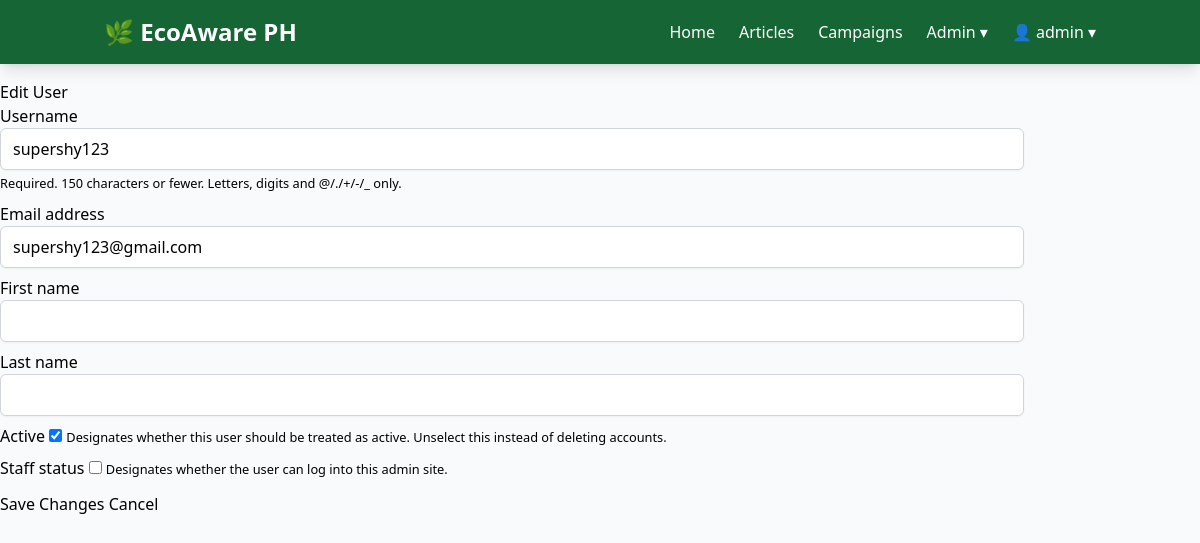
/users/admin/users/8/edit/ (signed in), run on the app's committed database.
### users/models.py (models this page shows, shortened)
class User(AbstractUser):
    ROLE_CHOICES = (
        ('ADMIN', 'Admin'),
        ('USER', 'User'),
    )
    role = models.CharField(max_length=10, choices=ROLE_CHOICES, default='USER')
    class Meta:
        db_table = 'users'

### users/views.py (the view)
# urls.py: path('admin/users/<int:user_id>/edit/', views.user_edit, name='user_edit'),
@login_required
def user_edit(request, user_id):
    if not request.user.is_staff:
        return redirect('users:access_denied')
    user = get_object_or_404(User, id=user_id)
    if request.method == 'POST':
        form = CustomUserChangeForm(request.POST, instance=user)
        if form.is_valid():
            form.save()
            messages.success(request, f'{user.username} updated successfully.')
            return redirect('users:user_list')
    else:
        form = CustomUserChangeForm(instance=user)
    return render(request, 'users/user_form.html', {'form': form, 'user_obj': user})

### users/forms.py
class CustomUserChangeForm(UserChangeForm):
    password = None  # hide the password field
    class Meta:
        model = CustomUser
        fields = ['username', 'email', 'first_name', 'last_name', 'is_active', 'is_staff']
        widgets = {
            'username': forms.TextInput(attrs={'class': TAILWIND_INPUT_CLASS}),
            'email': forms.EmailInput(attrs={'class': TAILWIND_INPUT_CLASS}),
            'first_name': forms.TextInput(attrs={'class': TAILWIND_INPUT_CLASS}),
            'last_name': forms.TextInput(attrs={'class': TAILWIND_INPUT_CLASS}),
            'is_active': forms.CheckboxInput(attrs={'class': 'form-check-input'}),
            'is_staff': forms.CheckboxInput(attrs={'class': 'form-check-input'}),
        }

### templates/users/user_form.html (shortened to what this page needs)
{% extends "base.html" %}
{% block content %}
<div class="container mt-4">
    <h2>Edit User</h2>
    <form method="POST">
        <div class="mb-3">
            {% for field in form %}
                <div class="form-group mb-2">
                    <label for="{{ field.id_for_label }}" class="form-label">{{ field.label }}</label>
                    {{ field }}
                    {% if field.help_text %}
                        <small class="form-text text-muted">{{ field.help_text }}</small>
                    {% endif %}
                </div>
            {% endfor %}
        </div>
        <button type="submit" class="btn btn-primary">Save Changes</button>
        <a href="{% url 'users:user_list' %}" class="btn btn-secondary">Cancel</a>
    </form>
</div>
{% endblock %}

### templates/base.html (shortened to what this page needs)
<!DOCTYPE html>
<html lang="en">
<head>
    <script src="https://cdn.tailwindcss.com"></script>
</head>
<body class="bg-gray-50">
    <nav class="bg-green-800 text-white shadow-lg">
        <div class="container mx-auto px-4">
            <div class="flex justify-between items-center py-4">
                <a href="{% url 'home' %}" class="text-2xl font-bold">
                    🌿 EcoAware PH
                </a>
                <div class="hidden md:flex space-x-6 items-center">
                    <a href="{% url 'home' %}" class="hover:text-green-200 transition">Home</a>
                    <a href="{% url 'articles:article_list' %}" class="hover:text-green-200 transition">Articles</a>
                    <a href="{% url 'campaigns:campaign_list' %}" class="hover:text-green-200 transition">Campaigns</a>
                    {% if user.is_authenticated %}
                        {% if user.role == 'admin' %}
                            <div class="relative group">
                                <button class="hover:text-green-200 transition flex items-center">
                                    Admin ▾
                                </button>
                            </div>
                        {% endif %}
                        <div class="relative group">
                            <button class="hover:text-green-200 transition flex items-center">
                                👤 {{ user.username }} ▾
                            </button>
                        </div>
                    {% else %}
                        <a href="{% url 'users:login' %}" class="hover:text-green-200 transition">Login</a>
                        <a href="{% url 'users:register' %}" class="bg-green-600 px-4 py-2 rounded hover:bg-green-700 transition">
                            Register
                        </a>
                    {% endif %}
                </div>
            </div>
        </div>
    </nav>
    <main class="min-h-screen">
        {% block content %}{% endblock %}
    </main>
</body>
</html>

### data on the page
User: username "admin"
User: form "supershy123" "supershy123@gmail.com" "☑"

### other printed values
{{ field.label }} "Username" "Email address" "First name" "Last name" "Active" "Staff status"
{{ field.help_text }} "Required. 150 characters or fewer. Letters, digits and @/./+/-/_ only." "Designates whether this user should be treated as active. Unselect this instead of deleting accounts." "Designates whether the user can log into this admin site."
